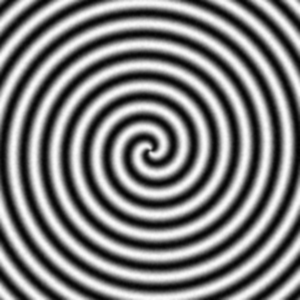
#> input picture TP02/samples/fingerprint_ref.png, 300 x 300 px; its folder holds 3 pictures in this run
$ python tp02_empreinte_digitale.py   (older library calls are emulated)
#> lines starting #> are read from the running program, lines starting #| are printed output that depends on the picture; after the words box and inside, x2 and y2 are one past the last pixel; in counts of white or black regions, pixels touching at a corner belong together
"""
TP02 : Reconnaissance d'Empreinte Digitale
============================================
Cours : Biométrie et Tatouage Numérique
Classe : ING-4-SSIR

Implémentation et comparaison de quatre approches de matching :
  A. Méthode locale : ORB (Oriented FAST and Rotated BRIEF)
  B. Méthode globale fréquentielle : FFT
  C. Méthode texture orientée : Filtres de Gabor
  D. Méthode similarité structurelle : SSIM + extraction de contours
"""

import os
import numpy as np
import cv2
import matplotlib
matplotlib.use("Agg")
import matplotlib.pyplot as plt
from PIL import Image, ImageFilter, ImageOps
from skimage.metrics import structural_similarity as compare_ssim
from scipy.ndimage import convolve

# ─── Configuration ───────────────────────────────────────────────
SAMPLES_DIR = "samples"
RESULTS_DIR = "results"
os.makedirs(RESULTS_DIR, exist_ok=True)

# Images de test
REF_IMAGE = os.path.join(SAMPLES_DIR, "fingerprint_ref.png")
TEST_SAME = os.path.join(SAMPLES_DIR, "fingerprint_test_same.png")
TEST_DIFF = os.path.join(SAMPLES_DIR, "fingerprint_test_diff.png")

SEUIL_GLOBAL = 0.75  # Seuil de décision par défaut


# ═══════════════════════════════════════════════════════════════════
# Fonctions utilitaires communes
# ═══════════════════════════════════════════════════════════════════

def load_gray(path, size=(300, 300)):
    """Charge une image en niveaux de gris et la redimensionne."""
#> called with path = 'samples/fingerprint_ref.png', size = (300, 300)
    img = cv2.imread(path, cv2.IMREAD_GRAYSCALE)
#> img is the input picture: shape (300, 300); min 1, max 252, mean 127
    if img is None:
        raise FileNotFoundError(f"Image introuvable : {path}")
    return cv2.resize(img, size)


def decision(score, seuil):
    """Retourne la décision d'acceptation/rejet."""
    return "ACCEPTÉE" if score >= seuil else "REJETÉE"


def print_result(method, pair_name, score, seuil):
    """Affiche le résultat d'une comparaison."""
    d = decision(score, seuil)
    status = "✅" if d == "ACCEPTÉE" else "❌"
    print(f"  {pair_name:30s} → Score = {score:.4f}  | Seuil = {seuil}  | {status} {d}")


# ═══════════════════════════════════════════════════════════════════
# PARTIE A — Méthode locale : ORB
# ═══════════════════════════════════════════════════════════════════
# Principe : ORB détecte des points d'intérêt (keypoints) et calcule
# des descripteurs binaires locaux. Le matching compare ces descripteurs
# entre deux images via BFMatcher (Brute Force) + distance de Hamming.
# Le score est le ratio de "bons" matchs / total de matchs possibles.

def method_orb(img1, img2, seuil=SEUIL_GLOBAL):
    """
    Matching par ORB (Oriented FAST and Rotated BRIEF).

    Étapes :
    1. Détection des keypoints et calcul des descripteurs ORB
    2. Matching des descripteurs par BFMatcher (Hamming)
    3. Filtrage des bons matchs (distance < 75% du max)
    4. Score = nombre de bons matchs / min(keypoints)
    """
    orb = cv2.ORB_create(nfeatures=500)

    kp1, des1 = orb.detectAndCompute(img1, None)
    kp2, des2 = orb.detectAndCompute(img2, None)

    if des1 is None or des2 is None or len(des1) == 0 or len(des2) == 0:
        return 0.0, None, None, None

    # Matching brute force avec distance de Hamming
    bf = cv2.BFMatcher(cv2.NORM_HAMMING, crossCheck=True)
    matches = bf.match(des1, des2)
    matches = sorted(matches, key=lambda m: m.distance)

    # Filtrage : garder les matchs dont la distance < 75% du max
    if len(matches) > 0:
        max_dist = max(m.distance for m in matches)
        good_matches = [m for m in matches if m.distance < 0.75 * max_dist]
    else:
        good_matches = []

    # Score = ratio de bons matchs
    min_kp = min(len(kp1), len(kp2))
    score = len(good_matches) / min_kp if min_kp > 0 else 0.0

    return score, kp1, kp2, good_matches


def visualize_orb(img1, img2, kp1, kp2, matches, title, filename):
    """Visualise les correspondances ORB entre deux images."""
    img_matches = cv2.drawMatches(
        img1, kp1, img2, kp2, matches[:50],
        None, flags=cv2.DrawMatchesFlags_NOT_DRAW_SINGLE_POINTS
    )
    fig = plt.figure(figsize=(12, 5))
    plt.imshow(img_matches, cmap="gray")
    plt.title(title)
    plt.axis("off")
    plt.tight_layout()
    fig.savefig(os.path.join(RESULTS_DIR, filename), dpi=150)
    plt.close(fig)


# ═══════════════════════════════════════════════════════════════════
# PARTIE B — Méthode globale fréquentielle : FFT
# ═══════════════════════════════════════════════════════════════════
# Principe : La FFT (Transformée de Fourier rapide) convertit l'image
# dans le domaine fréquentiel. On compare les spectres de magnitude
# normalisés des deux images via corrélation croisée.
# Les empreintes similaires ont des spectres fréquentiels proches
# (mêmes fréquences de crêtes).

def method_fft(img1, img2, seuil=SEUIL_GLOBAL):
    """
    Matching par FFT (Transformée de Fourier).

    Étapes :
    1. Calcul de la FFT 2D de chaque image
    2. Extraction du spectre de magnitude (log)
    3. Normalisation des spectres
    4. Score = corrélation croisée normalisée entre les spectres
    """
    # FFT 2D + centrage du spectre
    f1 = np.fft.fft2(img1.astype(np.float64))
    f2 = np.fft.fft2(img2.astype(np.float64))

    # Spectre de magnitude (log pour meilleure visualisation)
    mag1 = np.log1p(np.abs(np.fft.fftshift(f1)))
    mag2 = np.log1p(np.abs(np.fft.fftshift(f2)))

    # Normalisation [0, 1]
    mag1_norm = (mag1 - mag1.min()) / (mag1.max() - mag1.min() + 1e-10)
    mag2_norm = (mag2 - mag2.min()) / (mag2.max() - mag2.min() + 1e-10)

    # Corrélation croisée normalisée
    score = np.corrcoef(mag1_norm.flatten(), mag2_norm.flatten())[0, 1]

    return score, mag1_norm, mag2_norm


def visualize_fft(img1, img2, mag1, mag2, title, filename):
    """Visualise les spectres FFT des deux images."""
    fig, axes = plt.subplots(2, 2, figsize=(10, 10))
    axes[0, 0].imshow(img1, cmap="gray")
    axes[0, 0].set_title("Image 1")
    axes[0, 0].axis("off")

    axes[0, 1].imshow(img2, cmap="gray")
    axes[0, 1].set_title("Image 2")
    axes[0, 1].axis("off")

    axes[1, 0].imshow(mag1, cmap="hot")
    axes[1, 0].set_title("Spectre FFT - Image 1")
    axes[1, 0].axis("off")

    axes[1, 1].imshow(mag2, cmap="hot")
    axes[1, 1].set_title("Spectre FFT - Image 2")
    axes[1, 1].axis("off")

    plt.suptitle(title, fontsize=14, fontweight="bold")
    plt.tight_layout()
    fig.savefig(os.path.join(RESULTS_DIR, filename), dpi=150)
    plt.close(fig)


# ═══════════════════════════════════════════════════════════════════
# PARTIE C — Méthode texture orientée : Filtres de Gabor
# ═══════════════════════════════════════════════════════════════════
# Principe : Les filtres de Gabor capturent l'orientation et la
# fréquence locale des crêtes de l'empreinte. On applique une banque
# de filtres à différentes orientations, puis on compare les réponses
# moyennes (vecteurs de caractéristiques) par similarité cosinus.

def build_gabor_filters(num_orientations=8, frequency=0.1, ksize=31):
    """
    Construit une banque de filtres de Gabor à différentes orientations.

    Paramètres :
    - num_orientations : nombre de directions (défaut 8 → tous les 22.5°)
    - frequency : fréquence spatiale du filtre
    - ksize : taille du noyau
    """
    filters = []
    for i in range(num_orientations):
        theta = i * np.pi / num_orientations
        kernel = cv2.getGaborKernel(
            (ksize, ksize), sigma=4.0, theta=theta,
            lambd=1.0 / frequency, gamma=0.5, psi=0
        )
        kernel /= kernel.sum() + 1e-10
        filters.append(kernel)
    return filters


def gabor_features(img, filters):
    """
    Extrait un vecteur de caractéristiques Gabor.
    Pour chaque filtre, on calcule la moyenne et l'écart-type
    de la réponse → vecteur de taille 2 × num_filters.
    """
    features = []
    for kernel in filters:
        response = cv2.filter2D(img, cv2.CV_64F, kernel)
        features.append(response.mean())
        features.append(response.std())
    return np.array(features)


def method_gabor(img1, img2, seuil=SEUIL_GLOBAL):
    """
    Matching par filtres de Gabor.

    Étapes :
    1. Construire une banque de 8 filtres de Gabor
    2. Extraire les vecteurs de caractéristiques pour chaque image
    3. Score = similarité cosinus entre les deux vecteurs
    """
    filters = build_gabor_filters(num_orientations=8)

    feat1 = gabor_features(img1, filters)
    feat2 = gabor_features(img2, filters)

    # Similarité cosinus
    dot = np.dot(feat1, feat2)
    norm = (np.linalg.norm(feat1) * np.linalg.norm(feat2)) + 1e-10
    score = dot / norm

    return score, feat1, feat2, filters


def visualize_gabor(img, filters, title, filename):
    """Visualise les réponses des filtres de Gabor."""
    n = len(filters)
    fig, axes = plt.subplots(2, (n + 1) // 2, figsize=(14, 6))
    axes = axes.flatten()
    for i, kernel in enumerate(filters):
        response = cv2.filter2D(img, cv2.CV_64F, kernel)
        axes[i].imshow(response, cmap="gray")
        axes[i].set_title(f"θ = {i * 180 // n}°")
        axes[i].axis("off")
    plt.suptitle(title, fontsize=14, fontweight="bold")
    plt.tight_layout()
    fig.savefig(os.path.join(RESULTS_DIR, filename), dpi=150)
    plt.close(fig)


# ═══════════════════════════════════════════════════════════════════
# PARTIE D — Méthode SSIM (Similarité Structurelle)
# ═══════════════════════════════════════════════════════════════════
# Principe : SSIM mesure la similarité structurelle entre deux images
# en tenant compte de la luminance, du contraste et de la structure
# locale. Avant comparaison, les images subissent un prétraitement
# complet : niveaux de gris, égalisation, binarisation, contours.

def preprocess(image_path):
    """
    Prétraitement complet d'une image d'empreinte.

    Étapes obligatoires (selon l'énoncé) :
    1. Conversion en niveaux de gris
    2. Redimensionnement (300×300)
    3. Égalisation d'histogramme
    4. Binarisation (seuil = 128)
    5. Extraction des contours (FIND_EDGES)

    Retourne : np.ndarray (300×300)
    """
    img = Image.open(image_path)

    # 1. Conversion en niveaux de gris
    img = img.convert("L")

    # 2. Redimensionnement
    img = img.resize((300, 300))

    # 3. Égalisation d'histogramme
    img = ImageOps.equalize(img)

    # 4. Binarisation (seuil = 128)
    img = img.point(lambda p: 255 if p >= 128 else 0)

    # 5. Extraction des contours
    img = img.filter(ImageFilter.FIND_EDGES)

    return np.array(img)


def method_ssim(path1, path2, seuil=SEUIL_GLOBAL):
    """
    Matching par SSIM après prétraitement.

    Étapes :
    1. Prétraiter les deux images (preprocess)
    2. Calculer la similarité structurelle (SSIM)
    3. Comparer au seuil pour la décision
    """
    img1 = preprocess(path1)
    img2 = preprocess(path2)

    score = compare_ssim(img1, img2, data_range=255)

    return score, img1, img2


def visualize_ssim(img1, img2, score, title, filename):
    """Visualise le prétraitement et le score SSIM."""
    fig, axes = plt.subplots(1, 2, figsize=(10, 5))
    axes[0].imshow(img1, cmap="gray")
    axes[0].set_title("Référence (contours)")
    axes[0].axis("off")

    axes[1].imshow(img2, cmap="gray")
    axes[1].set_title("Test (contours)")
    axes[1].axis("off")

    plt.suptitle(f"{title}\nSSIM = {score:.4f}", fontsize=14, fontweight="bold")
    plt.tight_layout()
    fig.savefig(os.path.join(RESULTS_DIR, filename), dpi=150)
    plt.close(fig)


# ═══════════════════════════════════════════════════════════════════
# PROGRAMME PRINCIPAL — Exécution et comparaison des 4 méthodes
# ═══════════════════════════════════════════════════════════════════

if __name__ == "__main__":

    print("=" * 65)
    print("  TP02 : Reconnaissance d'Empreinte Digitale")
    print("  Comparaison de 4 méthodes de matching")
    print("=" * 65)

    # Charger les images en niveaux de gris pour les méthodes A, B, C
    ref = load_gray(REF_IMAGE)
    test_same = load_gray(TEST_SAME)
#> call 2 of load_gray, with path = 'samples/fingerprint_test_same.png', size = (300, 300)
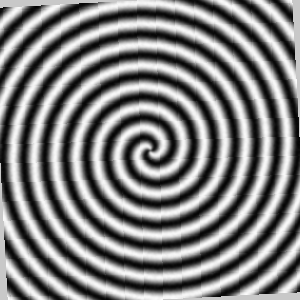
#> input picture TP02/samples/fingerprint_test_same.png, 300 x 300 px
#> in load_gray, img is the input picture: shape (300, 300); min 1, max 252, mean 128.8
    test_diff = load_gray(TEST_DIFF)
#> call 3 of load_gray, with path = 'samples/fingerprint_test_diff.png', size = (300, 300)
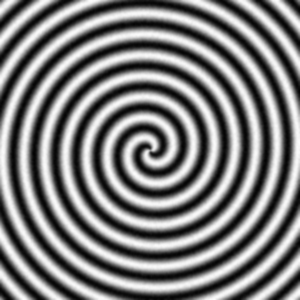
#> input picture TP02/samples/fingerprint_test_diff.png, 300 x 300 px
#> in load_gray, img is the input picture: shape (300, 300); min 2, max 253, mean 127

    pairs = [
        ("Même doigt (same)", test_same, TEST_SAME),
        ("Doigt différent (diff)", test_diff, TEST_DIFF),
    ]

    # Tableau récapitulatif
    results_table = []

    # ─── PARTIE A : ORB ─────────────────────────────────────────
    print("\n🔹 PARTIE A — Méthode ORB (keypoints locaux)")
    print("-" * 50)
    seuil_orb = 0.15  # Seuil adapté pour ORB (scores plus bas)
    for name, test_img, test_path in pairs:
        score, kp1, kp2, matches = method_orb(ref, test_img, seuil_orb)
        print_result("ORB", name, score, seuil_orb)
        suffix = "same" if "same" in name.lower() or "même" in name.lower() else "diff"
        if matches is not None:
            visualize_orb(ref, test_img, kp1, kp2, matches,
                         f"ORB — {name} (score={score:.4f})",
                         f"orb_{suffix}.png")
        results_table.append(("ORB", name, score, seuil_orb, decision(score, seuil_orb)))
#> this loop made 2 passes
#> (name, test_path, matches, max_dist in method_orb, good_matches in method_orb, min_kp in method_orb, score, d in print_result) on passes 1 to 2: ('Même doigt (same)', 'samples/fingerprint_test_same.png', 129 matches, 86, 129 matches, 206, 0.626, 'ACCEPTÉE'), ('Doigt différent (diff)', 'samples/fingerprint_test_diff.png', 119 matches, 86, 119 matches, 206, 0.578, 'ACCEPTÉE')
#|   Même doigt (same)              → Score = 0.6262  | Seuil = 0.15  | ✅ ACCEPTÉE
#|   Doigt différent (diff)         → Score = 0.5777  | Seuil = 0.15  | ✅ ACCEPTÉE
#> pass 1, in visualize_orb, `img_matches = cv2.drawMatches( img1, kp1, img2, kp2, matches[:50], Non..`:
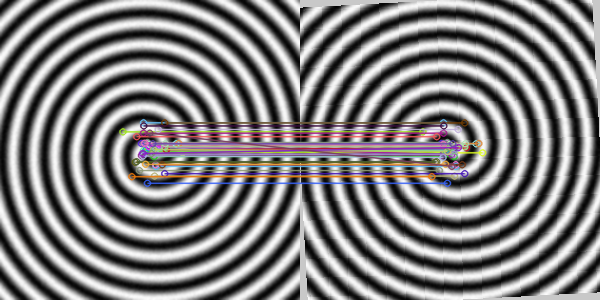
#> img_matches: shape (300, 600, 3); mean of channels 0, 1, 2 127.9, 127.3, 129.2; drawn as B, G, R
#> after the loop, results_table = [('ORB', 'Même doigt (same)', 0.626, 0.15, 'ACCEPTÉE'), ('ORB', 'Doigt différent (diff)', 0.578, 0.15, 'ACCEPTÉE')]

    # ─── PARTIE B : FFT ─────────────────────────────────────────
    print("\n🔹 PARTIE B — Méthode FFT (domaine fréquentiel)")
    print("-" * 50)
    seuil_fft = 0.85
    for name, test_img, test_path in pairs:
        score, mag1, mag2 = method_fft(ref, test_img, seuil_fft)
        print_result("FFT", name, score, seuil_fft)
        suffix = "same" if "same" in name.lower() or "même" in name.lower() else "diff"
        visualize_fft(ref, test_img, mag1, mag2,
                     f"FFT — {name} (corrélation={score:.4f})",
                     f"fft_{suffix}.png")
        results_table.append(("FFT", name, score, seuil_fft, decision(score, seuil_fft)))
#> this loop made 2 passes
#> (name, test_path, score, d in print_result, status in print_result, suffix) on passes 1 to 2: ('Même doigt (same)', 'samples/fingerprint_test_same.png', 0.741, 'REJETÉE', '❌', 'same'), ('Doigt différent (diff)', 'samples/fingerprint_test_diff.png', 0.873, 'ACCEPTÉE', '✅', 'diff')
#|   Même doigt (same)              → Score = 0.7406  | Seuil = 0.85  | ❌ REJETÉE
#|   Doigt différent (diff)         → Score = 0.8734  | Seuil = 0.85  | ✅ ACCEPTÉE
#> pass 1, in method_fft, `mag2 = np.log1p(np.abs(np.fft.fftshift(f2)))`:
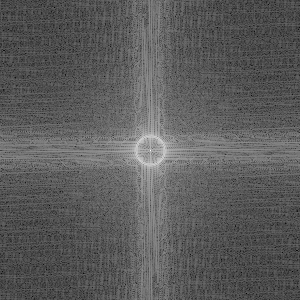
#> mag2: shape (300, 300) float64; min 1.31, max 16.27, mean 6.73; drawn with min black and max white
#> after the loop, results_table = [('ORB', 'Même doigt (same)', 0.626, 0.15, 'ACCEPTÉE'), ('ORB', 'Doigt différent (diff)', 0.578, 0.15, 'ACCEPTÉE'), ('FFT', 'Même doigt (same)', 0.741, 0.85, 'REJETÉE'), ('FFT', 'Doigt différent (diff)', 0.873, 0.85, 'ACCEPTÉE')]

    # ─── PARTIE C : Gabor ───────────────────────────────────────
    print("\n🔹 PARTIE C — Méthode Gabor (texture orientée)")
    print("-" * 50)
    seuil_gabor = 0.90
    for name, test_img, test_path in pairs:
        score, feat1, feat2, filters = method_gabor(ref, test_img, seuil_gabor)
        print_result("Gabor", name, score, seuil_gabor)
        suffix = "same" if "same" in name.lower() or "même" in name.lower() else "diff"
        results_table.append(("Gabor", name, score, seuil_gabor, decision(score, seuil_gabor)))
#> this loop made 2 passes
#> (name, test_path, dot in method_gabor, norm in method_gabor, score, d in print_result, status in print_result, suffix) on passes 1 to 2: ('Même doigt (same)', 'samples/fingerprint_test_same.png', 437837.5, 437856.1, 1, 'ACCEPTÉE', '✅', 'same'), ('Doigt différent (diff)', 'samples/fingerprint_test_diff.png', 434764.1, 434764.7, 1, 'ACCEPTÉE', '✅', 'diff')
#|   Même doigt (same)              → Score = 1.0000  | Seuil = 0.9  | ✅ ACCEPTÉE
#|   Doigt différent (diff)         → Score = 1.0000  | Seuil = 0.9  | ✅ ACCEPTÉE
#> after the loop, results_table = 6 items

    # Visualiser les filtres de Gabor sur l'image de référence
    gabor_filters = build_gabor_filters()
    visualize_gabor(ref, gabor_filters, "Réponses Gabor — Image de référence", "gabor_filters.png")

    # ─── PARTIE D : SSIM ────────────────────────────────────────
    print("\n🔹 PARTIE D — Méthode SSIM (similarité structurelle)")
    print("-" * 50)
    seuil_ssim = 0.75
    for name, test_img, test_path in pairs:
        score, proc1, proc2 = method_ssim(REF_IMAGE, test_path, seuil_ssim)
#> in preprocess, `img = img.point(lambda p: 255 if p >= 128 else 0)`:
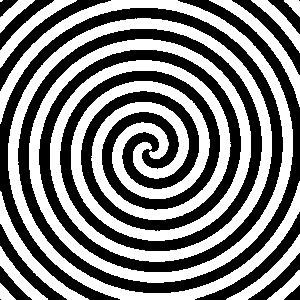
#> img: PIL image 300x300 L; 50.1% white; 13 black regions (2 under 20 px), largest, box (x1, y1, x2, y2) and area: (0, 0, 300, 300) 38078, (0, 0, 111, 91) 1338, (195, 212, 300, 300) 1286
#> in preprocess, `img = img.filter(ImageFilter.FIND_EDGES)`: img: PIL image 300x300 L; 12.9% white in thin lines or dots
#> call 2 of preprocess, with image_path = 'samples/fingerprint_test_same.png'
#> in preprocess (call 2), `img = img.point(lambda p: 255 if p >= 128 else 0)`: img: PIL image 300x300 L; 50.1% white; 12 black regions (1 under 20 px), largest, box (x1, y1, x2, y2) and area: (0, 0, 300, 300) 38865, (0, 2, 104, 94) 1304, (202, 209, 300, 297) 1230
#> in preprocess (call 2), `img = img.filter(ImageFilter.FIND_EDGES)`:
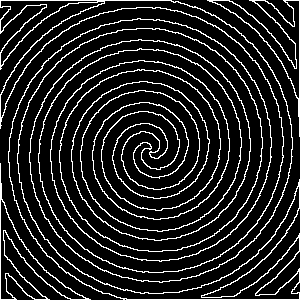
#> img: PIL image 300x300 L; 13.4% white in thin lines or dots
#> in method_ssim, `score = compare_ssim(img1, img2, data_range=255)`: score = 0.639
#> score = 0.639
        print_result("SSIM", name, score, seuil_ssim)
#|   Même doigt (same)              → Score = 0.6391  | Seuil = 0.75  | ❌ REJETÉE
        suffix = "same" if "same" in name.lower() or "même" in name.lower() else "diff"
#> suffix = 'same'
        visualize_ssim(proc1, proc2, score,
                      f"SSIM — {name}",
                      f"ssim_{suffix}.png")
        results_table.append(("SSIM", name, score, seuil_ssim, decision(score, seuil_ssim)))

    # ─── Tableau comparatif ─────────────────────────────────────
    print("\n" + "=" * 65)
    print("  TABLEAU COMPARATIF DES 4 MÉTHODES")
    print("=" * 65)
    print(f"  {'Méthode':<10} {'Paire':<30} {'Score':>8} {'Seuil':>8} {'Décision':>12}")
    print("  " + "-" * 68)
    for method, pair, score, seuil, dec in results_table:
        status = "✅" if dec == "ACCEPTÉE" else "❌"
        print(f"  {method:<10} {pair:<30} {score:>8.4f} {seuil:>8.2f} {status:>4} {dec}")
#> this loop made 8 passes
#> (method, pair, score, seuil, dec, status) on passes 1 to 8: ('ORB', 'Même doigt (same)', 0.626, 0.15, 'ACCEPTÉE', '✅'), ('ORB', 'Doigt différent (diff)', 0.578, 0.15, 'ACCEPTÉE', '✅'), ('FFT', 'Même doigt (same)', 0.741, 0.85, 'REJETÉE', '❌'), ('FFT', 'Doigt différent (diff)', 0.873, 0.85, 'ACCEPTÉE', '✅'), ('Gabor', 'Même doigt (same)', 1, 0.9, 'ACCEPTÉE', '✅'), ('Gabor', 'Doigt différent (diff)', 1, 0.9, 'ACCEPTÉE', '✅'), ('SSIM', 'Même doigt (same)', 0.639, 0.75, 'REJETÉE', '❌'), ('SSIM', 'Doigt différent (diff)', 0.0197, 0.75, 'REJETÉE', '❌')
#|   ORB        Même doigt (same)                0.6262     0.15    ✅ ACCEPTÉE
#|   ORB        Doigt différent (diff)           0.5777     0.15    ✅ ACCEPTÉE
#|   FFT        Même doigt (same)                0.7406     0.85    ❌ REJETÉE
#|   FFT        Doigt différent (diff)           0.8734     0.85    ✅ ACCEPTÉE
#|   Gabor      Même doigt (same)                1.0000     0.90    ✅ ACCEPTÉE
#|   Gabor      Doigt différent (diff)           1.0000     0.90    ✅ ACCEPTÉE
#|   SSIM       Même doigt (same)                0.6391     0.75    ❌ REJETÉE
#|   SSIM       Doigt différent (diff)           0.0197     0.75    ❌ REJETÉE

    # ─── Figure récapitulative ──────────────────────────────────
    fig, axes = plt.subplots(1, 3, figsize=(12, 4))
    axes[0].imshow(ref, cmap="gray")
    axes[0].set_title("Référence")
    axes[0].axis("off")

    axes[1].imshow(test_same, cmap="gray")
    axes[1].set_title("Test — Même doigt")
    axes[1].axis("off")

    axes[2].imshow(test_diff, cmap="gray")
    axes[2].set_title("Test — Doigt différent")
    axes[2].axis("off")

    plt.suptitle("Images utilisées pour la comparaison", fontsize=14, fontweight="bold")
    plt.tight_layout()
    fig.savefig(os.path.join(RESULTS_DIR, "images_comparaison.png"), dpi=150)
    plt.close(fig)

    # Graphique comparatif des scores
    methods = ["ORB", "FFT", "Gabor", "SSIM"]
    scores_same = [r[2] for r in results_table if "même" in r[1].lower() or "same" in r[1].lower()]
#> scores_same = [0.626, 0.741, 1, 0.639]
    scores_diff = [r[2] for r in results_table if "différ" in r[1].lower() or "diff" in r[1].lower()]
#> scores_diff = [0.578, 0.873, 1, 0.0197]

    x = np.arange(len(methods))
    width = 0.35

    fig, ax = plt.subplots(figsize=(10, 6))
    bars1 = ax.bar(x - width/2, scores_same, width, label="Même doigt", color="steelblue")
    bars2 = ax.bar(x + width/2, scores_diff, width, label="Doigt différent", color="indianred")

    ax.set_ylabel("Score de similarité")
    ax.set_title("Comparaison des 4 méthodes de matching")
    ax.set_xticks(x)
    ax.set_xticklabels(methods)
    ax.legend()
    ax.set_ylim(0, 1.1)
    ax.grid(axis="y", alpha=0.3)

    # Ajouter les valeurs sur les barres
    for bar in bars1 + bars2:
        h = bar.get_height()
        ax.annotate(f"{h:.2f}", xy=(bar.get_x() + bar.get_width()/2, h),
                   xytext=(0, 3), textcoords="offset points", ha="center", fontsize=9)
#> this loop made 8 passes
#> h on passes 1 to 8: 0.626, 0.741, 1, 0.639, 0.578, 0.873, 1, 0.0197

    plt.tight_layout()
    fig.savefig(os.path.join(RESULTS_DIR, "comparaison_methodes.png"), dpi=150)
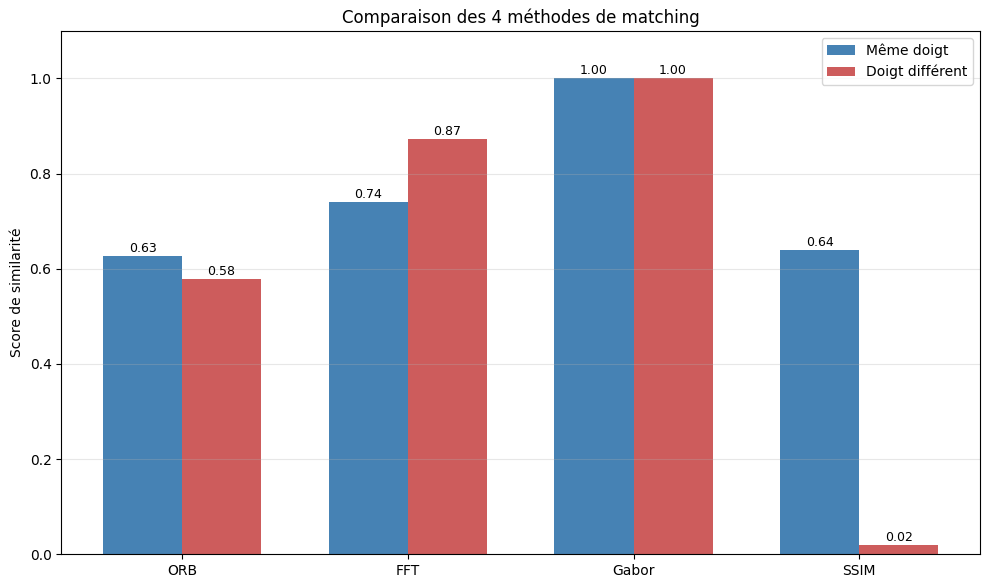
#> figure drawn by matplotlib, 1 panel; tallest bar 1 high, from x = 1.65 to 2; tallest bar 1 high, from x = 2 to 2.35
    plt.close(fig)

    print(f"\n✅ TP02 terminé — toutes les images sont dans {RESULTS_DIR}/")
